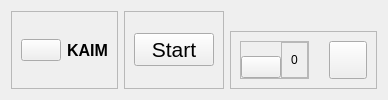
     <widget class="QWidget" name="Header" native="true">
      <layout class="QHBoxLayout" name="horizontalLayout">
       <item alignment="Qt::AlignLeft">
        <widget class="QFrame" name="frame_2">
         <property name="frameShape">
          <enum>QFrame::StyledPanel</enum>
         </property>
         <property name="frameShadow">
          <enum>QFrame::Raised</enum>
         </property>
         <layout class="QHBoxLayout" name="horizontalLayout_4">
          <item alignment="Qt::AlignLeft">
           <widget class="QPushButton" name="Menu">
            <property name="cursor">
             <cursorShape>PointingHandCursor</cursorShape>
            </property>
            <property name="text">
             <string/>
            </property>
            <property name="icon">
             <iconset resource="QSS/QSS_Resources.qrc">
              <normaloff>:/icons/Icons/align-justify.png</normaloff>:/icons/Icons/align-justify.png</iconset>
            </property>
            <property name="iconSize">
             <size>
              <width>24</width>
              <height>24</height>
             </size>
            </property>
           </widget>
          </item>
          <item alignment="Qt::AlignLeft">
           <widget class="QLabel" name="label">
            <property name="font">
             <font>
              <pointsize>12</pointsize>
              <weight>75</weight>
              <bold>true</bold>
             </font>
            </property>
            <property name="text">
             <string>KAIM</string>
            </property>
           </widget>
          </item>
         </layout>
        </widget>
       </item>
       <item alignment="Qt::AlignHCenter">
        <widget class="QFrame" name="frame_17">
         <property name="frameShape">
          <enum>QFrame::StyledPanel</enum>
         </property>
         <property name="frameShadow">
          <enum>QFrame::Raised</enum>
         </property>
         <layout class="QHBoxLayout" name="horizontalLayout_23">
          <item>
           <widget class="QPushButton" name="StartModel">
            <property name="font">
             <font>
              <pointsize>16</pointsize>
              <weight>50</weight>
              <bold>false</bold>
             </font>
            </property>
            <property name="cursor">
             <cursorShape>PointingHandCursor</cursorShape>
            </property>
            <property name="text">
             <string>Start</string>
            </property>
            <property name="icon">
             <iconset resource="QSS/QSS_Resources.qrc">
              <normaloff>:/icons/Icons/zap.png</normaloff>:/icons/Icons/zap.png</iconset>
            </property>
            <property name="iconSize">
             <size>
              <width>32</width>
              <height>32</height>
             </size>
            </property>
           </widget>
          </item>
         </layout>
        </widget>
       </item>
       <item alignment="Qt::AlignRight|Qt::AlignBottom">
        <widget class="QFrame" name="frame">
         <property name="frameShape">
          <enum>QFrame::StyledPanel</enum>
         </property>
         <property name="frameShadow">
          <enum>QFrame::Raised</enum>
         </property>
         <layout class="QHBoxLayout" name="horizontalLayout_3">
          <property name="spacing">
           <number>20</number>
          </property>
          <item>
           <widget class="QFrame" name="frame_27">
            <property name="frameShape">
             <enum>QFrame::StyledPanel</enum>
            </property>
            <property name="frameShadow">
             <enum>QFrame::Raised</enum>
            </property>
            <layout class="QHBoxLayout" name="horizontalLayout_32">
             <property name="spacing">
              <number>0</number>
             </property>
             <property name="leftMargin">
              <number>0</number>
             </property>
             <property name="topMargin">
              <number>0</number>
             </property>
             <property name="rightMargin">
              <number>0</number>
             </property>
             <property name="bottomMargin">
              <number>0</number>
             </property>
             <item alignment="Qt::AlignBottom">
              <widget class="QPushButton" name="Notification">
               <property name="cursor">
                <cursorShape>PointingHandCursor</cursorShape>
               </property>
               <property name="text">
                <string/>
               </property>
               <property name="icon">
                <iconset resource="QSS/QSS_Resources.qrc">
                 <normaloff>:/icons/Icons/bell.png</normaloff>:/icons/Icons/bell.png</iconset>
               </property>
               <property name="iconSize">
                <size>
                 <width>20</width>
                 <height>20</height>
                </size>
               </property>
              </widget>
             </item>
             <item>
              <widget class="QFrame" name="NotificationFrame">
               <property name="frameShape">
                <enum>QFrame::StyledPanel</enum>
               </property>
               <property name="frameShadow">
                <enum>QFrame::Raised</enum>
               </property>
               <layout class="QHBoxLayout" name="horizontalLayout_33">
                <item alignment="Qt::AlignLeft">
                 <widget class="QLabel" name="NotificationNumber">
                  <property name="text">
                   <string>0</string>
                  </property>
                 </widget>
                </item>
               </layout>
              </widget>
             </item>
            </layout>
           </widget>
          </item>
          <item alignment="Qt::AlignBottom">
           <widget class="QPushButton" name="UserProfile">
            <property name="minimumSize">
             <size>
              <width>38</width>
              <height>38</height>
             </size>
            </property>
            <property name="maximumSize">
             <size>
              <width>38</width>
              <height>38</height>
             </size>
            </property>
            <property name="cursor">
             <cursorShape>PointingHandCursor</cursorShape>
            </property>
            <property name="text">
             <string/>
            </property>
            <property name="icon">
             <iconset resource="QSS/QSS_Resources.qrc">
              <normaloff>:/icons/Icons/user.png</normaloff>:/icons/Icons/user.png</iconset>
            </property>
            <property name="iconSize">
             <size>
              <width>32</width>
              <height>32</height>
             </size>
            </property>
           </widget>
          </item>
         </layout>
        </widget>
       </item>
      </layout>
     </widget>
